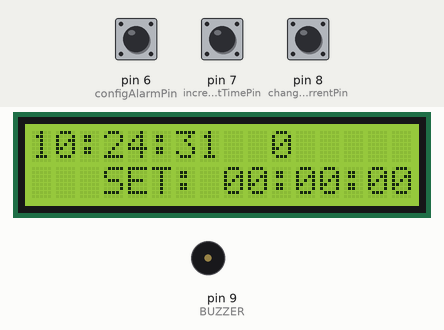
A sketch run on a simulated Arduino Uno, built with avr-gcc and run on an emulated ATmega328P. Parts: 16×2 character LCD, buzzer (waves = sounding, pin HIGH). Inputs (shaded band) come from the test bench; at power-on: pin 6 (configAlarmPin) HIGH, pin 7 (incrementTimePin) HIGH, pin 8 (changeCurrentPin) HIGH. The local clock reads 2024-03-15 10:24:30 at power-on unless the sketch sets it.

Above: at 1.2 s.
1.3 s: pin 6 (configAlarmPin) pulled LOW for 3.2 s
At 1.6 s:
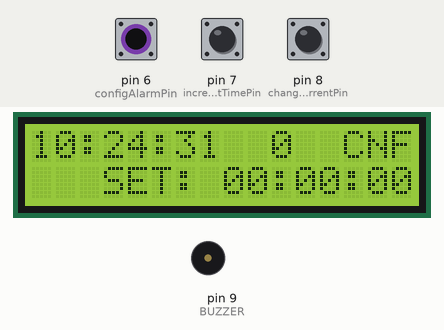
6.0 s: pin 6 (configAlarmPin) pulled LOW for 0.15 s
At 7.5 s:
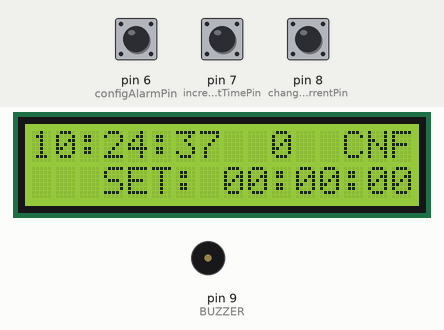
7.7 s: pin 7 (incrementTimePin) pulled LOW for 0.15 s
At 8.8 s:
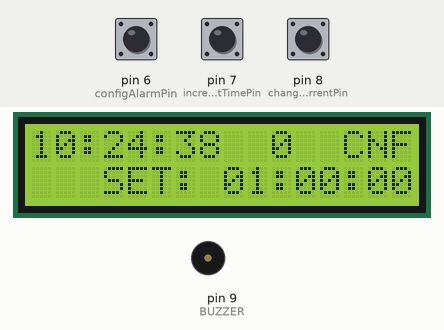
10.5 s: pin 8 (changeCurrentPin) pulled LOW for 0.15 s
At 12.4 s:
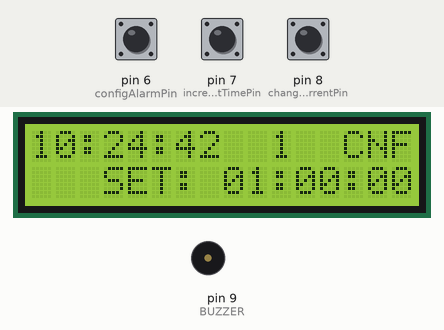
12.5 s: pin 7 (incrementTimePin) pulled LOW for 1 s
At 14.8 s:
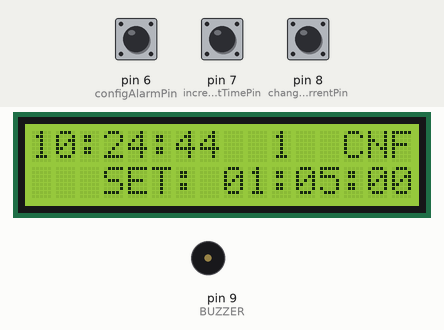
15.5 s: pin 8 (changeCurrentPin) pulled LOW for 1 s
At 17.8 s:
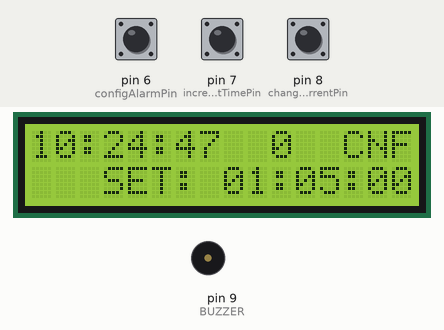
Timing chart, 0 to 19.0 s (numbered marks = the images above; inputs shaded):
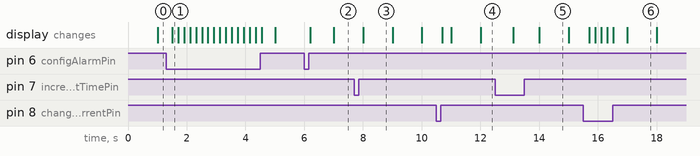

The sketch:

main.ino
```cpp
#include <LiquidCrystal.h>
#include "virtuabotixRTC.h"

const int rs = 12, en = 11, d4 = 5, d5 = 4, d6 = 3, d7 = 2;
const int configAlarmPin = 6;
const int incrementTimePin = 7;
const int changeCurrentPin = 8;

#define DS1302_CLK_PIN A5
#define DS1302_DAT_PIN A4
#define DS1302_RST_PIN 13

LiquidCrystal lcd(rs, en, d4, d5, d6, d7);


bool configAlarm = false;
bool buzzerToggle = false;

int currentSelection = 0;


int lastSecond = -1;

#define BUZZER 9


int HOUR = 0;
int MINUTE = 0;
int SECOND = 0;

virtuabotixRTC RTC(DS1302_CLK_PIN, DS1302_DAT_PIN, DS1302_RST_PIN);


void setup() {
  Serial.begin(115200);

  lcd.begin(16,2);


  pinMode(BUZZER, OUTPUT);

  pinMode(configAlarmPin, INPUT_PULLUP);
  pinMode(changeCurrentPin, INPUT_PULLUP);
  pinMode(incrementTimePin, INPUT_PULLUP);

}

void loop() {

  RTC.updateTime();

  lcd.setCursor(0,0);

  if (RTC.seconds != lastSecond) {

    lastSecond = RTC.seconds;

    lcd.setCursor(0,0);

    if(RTC.hours < 10) lcd.print("0");
    lcd.print(RTC.hours);
    lcd.print(":");

    if(RTC.minutes < 10) lcd.print("0");
    lcd.print(RTC.minutes);
    lcd.print(":");

    if(RTC.seconds < 10) lcd.print("0");
    lcd.print(RTC.seconds);


    lcd.setCursor(3,2);
    lcd.print("SET: ");

    if(HOUR < 10) lcd.print("0");
    lcd.print(HOUR);
    lcd.print(":");

    if(MINUTE < 10) lcd.print("0");
    lcd.print(MINUTE);
    lcd.print(":");

    if(SECOND < 10) lcd.print("0");
    lcd.print(SECOND);
  }

  if(RTC.hours == HOUR and RTC.minutes == MINUTE and RTC.seconds == SECOND) buzzerToggle=true;

  if(buzzerToggle){
    tone(BUZZER, 85);
    delay(100);
    noTone(BUZZER);
    delay(100);
  }

  int configAlarmState = digitalRead(configAlarmPin);
  if(configAlarmState == LOW){
    configAlarm = !configAlarm;
    currentSelection = 0;
    delay(200);
  }

  int incrementTimeState = digitalRead(incrementTimePin);
  if(incrementTimeState == LOW){
    if(buzzerToggle==true) {
      buzzerToggle=false;
      configAlarm=false;
    }
    if(configAlarm == true){
      switch (currentSelection) {
        case 0:
          if(HOUR==23) HOUR = 0;
          else HOUR++;
          break;
        case 1:
          if(MINUTE==59) MINUTE = 0;
          else MINUTE++;
          break;
        case 2:
          if(SECOND==59) SECOND = 0;
          else SECOND++;
          break;
      }

    }
    delay(200);
  }

  int changeCurrentState = digitalRead(changeCurrentPin);
  if(changeCurrentState == LOW){
    if (configAlarm==true)  currentSelection = (currentSelection + 1) % 3;
    delay(200);
  }


  if(configAlarm) {
    lcd.setCursor(13,0);
    lcd.print("CNF");
  }
  if(not configAlarm){
    lcd.setCursor(13,0);
    lcd.print("   ");
  }

  lcd.setCursor(10,0);
  lcd.print(currentSelection);


}
```

Measured:
- after the input at 1.3 s, the display: changes after 0.20 s (image 1)
- after the input at 6.0 s, the display: first changes after 0.20 s (image 2 shows a later state)
- what the display in image 5 shows lasts 1.0 s, from 14.0 s to 15.0 s
